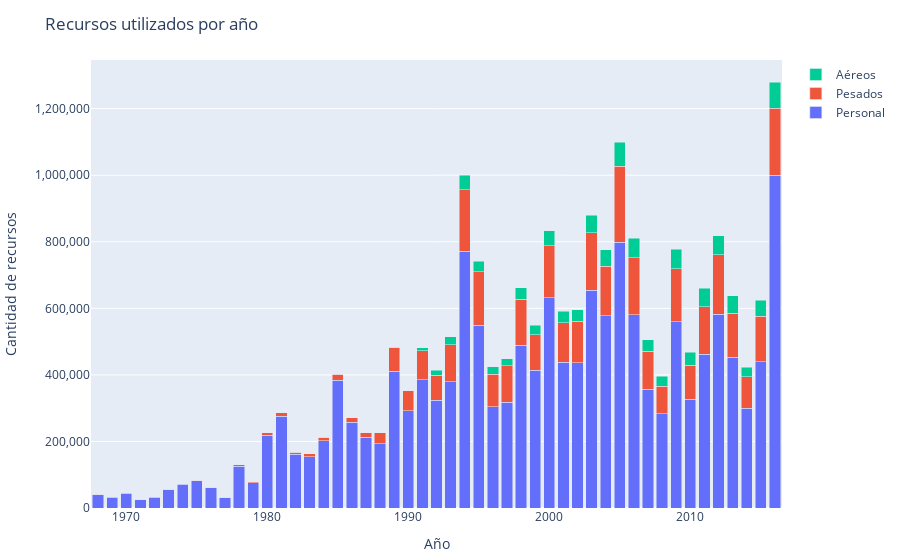

This figure's notebook cell:
### Markdown cell above
## Recursos de extinción por año (barras apiladas)

### Code cell
# Agregación + figura de barras apiladas con leyendas legibles
fig_stack = stacked_resources_by_year(df, rename_map=RENAME_MAP)
fig_stack
